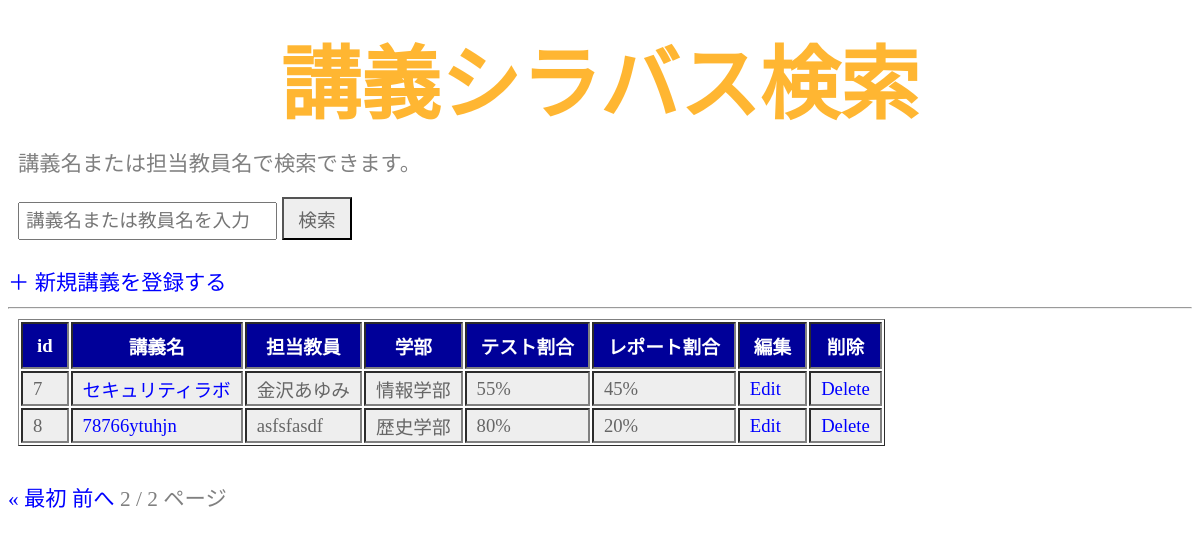
Page /syllabus/?page=2&keyword= on the committed database.
### syllabus/models.py (models this page shows, shortened)
class Course(models.Model):
    title = models.CharField(max_length=100)
    teacher = models.CharField(max_length=50)
    department = models.ForeignKey(Department, on_delete=models.CASCADE)
    description = models.TextField()
    exam_ratio = models.IntegerField()
    report_ratio = models.IntegerField()

class Department(models.Model):
    name = models.CharField(max_length=50)

### syllabus/views.py (the view)
# urls.py: path('', views.index, name='index'),
def index(request):
    keyword = request.GET.get('keyword', '')
    if keyword:
        course_list = Course.objects.filter(
            Q(title__icontains=keyword) | Q(teacher__icontains=keyword)
        )
    else:
        course_list = Course.objects.all()
    paginator = Paginator(course_list, 5)
    page_number = request.GET.get('page')
    page_obj = paginator.get_page(page_number)
    context = {
        'title': '講義シラバス検索',
        'message': '講義名または担当教員名で検索できます。',
        'keyword': keyword,
        'page_obj': page_obj,
    }
    return render(request, 'syllabus/index.html', context)

### syllabus/templates/syllabus/index.html (shortened to what this page needs)
{% load static %}
<!doctype html>
<html lang="ja">
  <head>
    <link rel="stylesheet" type="text/css"
        href="{% static 'syllabus/css/style.css' %}" />
  </head>
  <body>
    <h1>{{ title }}</h1>
    <p>{{ message|safe }}</p>
    <form action="{% url 'syllabus:index' %}" method="get">
      <input type="text" name="keyword" value="{{ keyword }}" placeholder="講義名または教員名を入力">
      <input type="submit" value="検索">
    </form>
    <br>
    <a href="{% url 'syllabus:create' %}">＋ 新規講義を登録する</a>
    <hr>
    <table border="1">
      <tr>
        <th>id</th>
        <th>講義名</th>
        <th>担当教員</th>
        <th>学部</th>
        <th>テスト割合</th>
        <th>レポート割合</th>
        <th>編集</th>
        <th>削除</th>
      </tr>
      {% for item in page_obj %}
      <tr>
        <td>{{ item.id }}</td>
        <td><a href="{% url 'syllabus:detail' item.id %}">{{ item.title }}</a></td>
        <td>{{ item.teacher }}</td>
        <td>{{ item.department.name }}</td>
        <td>{{ item.exam_ratio }}%</td>
        <td>{{ item.report_ratio }}%</td>
        <td><a href="{% url 'syllabus:edit' item.id %}">Edit</a></td>
        <td><a href="{% url 'syllabus:delete' item.id %}">Delete</a></td>
      </tr>
      {% empty %}
      <tr>
        <td colspan="8">講義が見つかりませんでした。</td>
      </tr>
      {% endfor %}
    </table>
    <br>
    <div>
      {% if page_obj.has_previous %}
        <a href="?page=1&keyword={{ keyword }}">&laquo; 最初</a>
        <a href="?page={{ page_obj.previous_page_number }}&keyword={{ keyword }}">前へ</a>
      {% endif %}
      <span>{{ page_obj.number }} / {{ page_obj.paginator.num_pages }} ページ</span>
    </div>
  </body>
</html>

### syllabus/static/syllabus/css/style.css (style rules this page uses)
table { margin:10px; font-size:14pt; }
table tr th { background-color: #009 !important; color: #fff !important; padding: 8px 14px !important; border-width: 2px; }
table tr td { background-color:#eee; color:#666; padding:2px 10px; border-width:2px; }
body { color: grey; font-size: 16pt; }
h1 { color: orange; opacity: 0.8; font-family: "Arial"; font-size: 60pt; margin-top: 20px; margin-bottom: 0px; text-align: center; }
p { margin: 10px; }
a { color: blue; text-decoration: none; }
input[type="text"] { padding: 6px; font-size: 14pt; margin-left: 10px; }
input[type="submit"] { padding: 6px 14px; background-color: #eee; color: #666; font-size: 14pt; margin-top: 10px; cursor: pointer; }

### rows in the picture
Course: id "7", title "セキュリティラボ", teacher "金沢あゆみ", department.name "情報学部", exam_ratio "55", report_ratio "45"
Course: id "8", title "78766ytuhjn", teacher "asfsfasdf", department.name "歴史学部", exam_ratio "80", report_ratio "20"

### other values in the picture
{{ title }} "講義シラバス検索"
{{ message|safe }} "講義名または担当教員名で検索できます。"
{{ page_obj.number }} "2"
{{ page_obj.paginator.num_pages }} "2"
